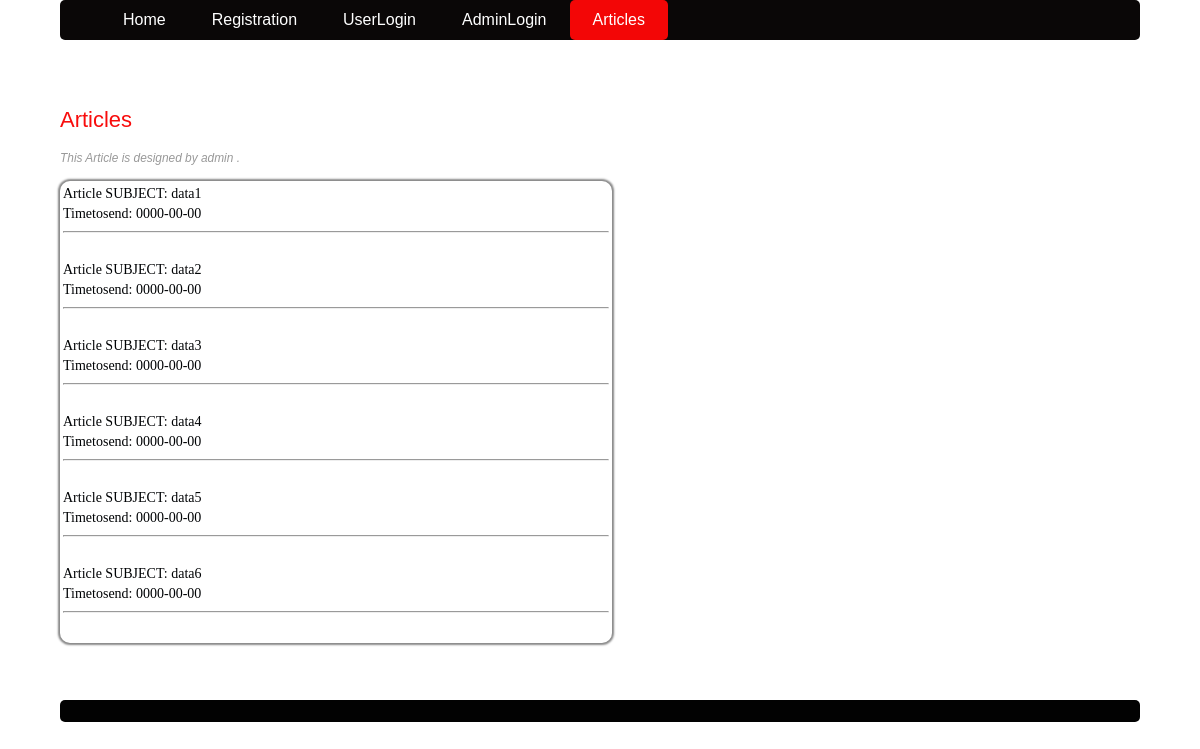
The app's page /article.php with its own data.
### tables this page shows
CREATE TABLE `presentation` (
  `subject` varchar(50) NOT NULL,
  `Topic` text NOT NULL,
  `fname` varchar(100) NOT NULL,
  `time` date NOT NULL,
  `objNames` varchar(50) NOT NULL
);

### article.php (the view, shortened to what this page needs)
<!DOCTYPE html>
<html lang="en">
<head>
	<link rel="stylesheet" href="stylesheet.css" type="text/css" />
</head>
<body class="body">
	<header class="mainHeader">
		<nav><ul>
						<li ><a href="index.php">Home</a></li>
			<li><a href="register.html">Registration</a></li>
			<li ><a href="userlogin.php">UserLogin</a></li>
			<li ><a href="adminlogin.php">AdminLogin</a></li>
			<li class="active"><a href="article.php">Articles</a></li>
		</ul></nav>
	</header>
	<div class="mainContent1">
		<div class="content">
				<article class="topcontent1">
					<header>
						<h2><a href="#" rel="bookmark" title="Permalink to this POST TITLE">Articles</a></h2>
					</header>
					<footer>
						<p class="post-info">This Article is designed by admin . </p>
					</footer>
					<content>
						<p>
    <table width="552" height="200" style="border-radius: 10px; box-shadow: 0 0 2px 2px #888;
            	font-family:'Comic Sans MS';font-size: 14px;" >
        <tr>
            <td>
                  <marquee behavior="scroll" direction="up" scrolldelay="150" onMouseOver="this.stop();" onMouseOut="this.start();">
                        <?php
                                $con = mysqli_connect("localhost","root","");
                                if (!$con)
                                    echo('Could not connect: ' . mysqli_error($con));
                                else
                                {
                                    mysqli_select_db($con, "dataleakage");
                                    $sql = 'SELECT * FROM presentation';
                                    $retval = mysqli_query($con, $sql);
                                    while($row = mysqli_fetch_assoc($retval))
                                    {
                                           echo "Article SUBJECT: {$row['subject']} <br> " .
                                                "Timetosend: {$row['time']} <br> " .
											    "<hr><br>" ;
                                    }
                                }
                        ?>
                  </marquee>
            </td>
        </tr>
    </table>
						</p>
						</content>
				</article>
		</div>
	</div>
	<footer class="mainFooter">
	</footer>
</body>
</html>

### stylesheet.css (style rules this page uses)
body { color: #000305; font-size: 87.5%; font-family: 'Trebuchet MS', Trebuchet, 'Lucida Sans Unicode', 'Lucida Grande', 'Lucida Sans', Arial, sans-serif; line-height: 1.429; margin: 0; padding: 0; text-align: left; }
.body { clear: both; margin: 0 auto; width: 90%; }
h2 { font-size: 1.571em }
h2, h3, h4, h5, h6 { font-weight: 400; line-height: 1.1; margin-bottom: .8em; }
a { outline: 0; }
a:link, a:visited { color: #f80c0c; padding: 2 3px; text-decoration: none; }
.mainHeader nav { background: rgb(10, 7, 7); font-size: 1.143em; height: 40px; line-height: 30px; margin: 0 auto 50px auto; text-align: center; border-radius: 5px; -moz-border-radius: 5px; -webkit-border-radius: 5px; }
.mainHeader nav ul { list-style: none; margin: 0 auto; }
.mainHeader nav ul li { float: left; display: inline; }
.mainHeader nav a:link, .mainHeader nav a:visited { color: #fff; display: inline-block; height: 30px; padding: 5px 23px; text-decoration: none; }
.mainHeader nav a:hover, .mainHeader nav a:active, .mainHeader nav .active a:link, .mainHeader nav .active a:visited { background: #f30606; color: #fff; text-shadow: none !important; }
.mainHeader nav li a { border-radius: 5px; -moz-border-radius: 5px; -webkit-border-radius: 5px; }
.content { width: 100%; float: left; border-radius: 5px; -moz-border-radius: 5px; -webkit-border-radius: 5px; }
.post-info { font-style: italic; color: #999; font-size: 85%; }
.mainFooter { width: 100%; float: left; margin-top: 4%; margin-bottom: 4%; padding-left: 0; background-color: rgb(2, 2, 2); border-radius: 8px; -moz-border-radius: 5px; -webkit-border-radius: 5px; color: rgb(240, 15, 15); }

### records on screen
presentation: subject "data1", time "0000-00-00"
presentation: subject "data2", time "0000-00-00"
presentation: subject "data3", time "0000-00-00"
presentation: subject "data4", time "0000-00-00"
presentation: subject "data5", time "0000-00-00"
presentation: subject "data6", time "0000-00-00"
